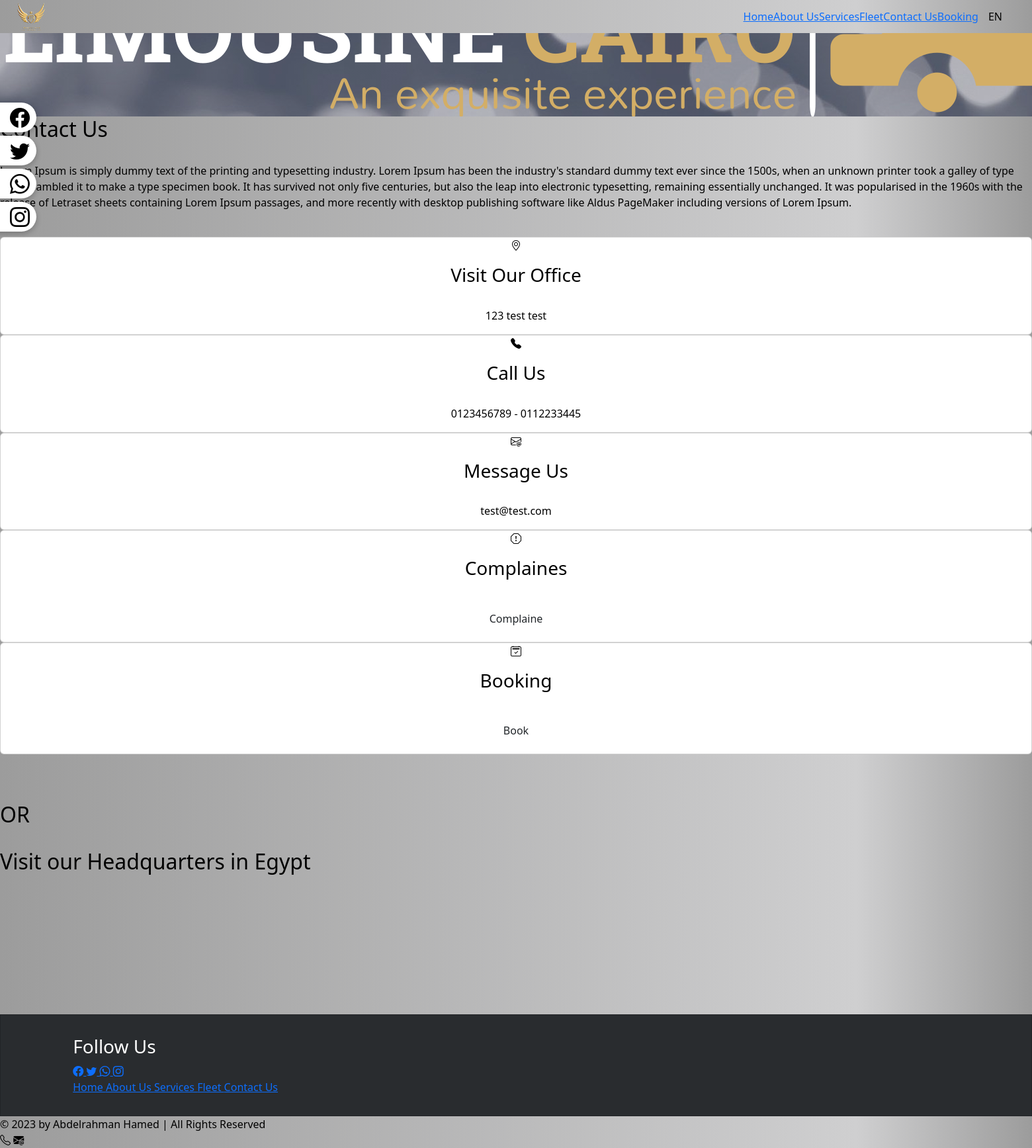
Page /contact-us on the committed database.
### lc_app/models.py (models this page shows, shortened)
class PagesInfo(models.Model):
    title = models.CharField(max_length=200)
    title_ar = models.CharField(max_length=200)
    description = models.TextField()
    description_ar = models.TextField()
    banner = ResizedImageField(quality=80, force_format='JPEG', upload_to=extras.PathRename('pages_banners'), storage=extras.OverwriteStorage())

class ContactInfo(models.Model):
    address = models.CharField(max_length=1000)
    address_ar = models.CharField(max_length=1000)
    phone_1 = models.CharField(max_length=11, validators=[RegexValidator(r'^\d{1,10}$')])
    phone_2 = models.CharField(max_length=11, validators=[RegexValidator(r'^\d{1,10}$')])
    email = models.EmailField(max_length=254)

class Map(models.Model):
    location_name = models.CharField(max_length=100, default='Office')
    link = models.CharField(max_length=1000)

### lc_app/views.py (the view)
# urls.py: path('contact-us', views.contact, name='contact-us'),
def contact(request):
    Map_obj = Map.objects.get(pk=1)
    context = {
        'Map': Map_obj
    }
    return render(request, 'contact.html', context)

### lc_app/context_processors.py (called while the page is built)
def common_data(request):
    contact_info = ContactInfo.objects.all().first()
    socials = Social.objects.all()
    pages_info = PagesInfo.objects.all()
    orders_filtered = Order.objects.filter(read=False)
    complains_filtered = Complain.objects.filter(read=False)
    show_notifications = False
    if orders_filtered.count() > 0 or complains_filtered.count() > 0 :
        show_notifications = True
    return {
        'show_notifications': show_notifications,
        'contact_info': contact_info,
        'pages_info': pages_info,
        'socials': socials
    }

### lc_app/templatetags/extras.py (called while the page is built)
def get_by_index(indexable, i):
    return indexable[i]

def get_social_link(indexable, title):
    return indexable.filter(title=title).values().first()['link']

### templates/contact.html (shortened to what this page needs)
{% load static %}
{% load extras %}
<!DOCTYPE html>
{% if request.COOKIES.language == "AR" %}
<html lang="ar" dir="rtl">
{% else %}
<html lang="en" dir="ltr">
{% endif %}
<head>
    <link rel="stylesheet" type="text/css" href="{% static 'limo_app/main/styles.css' %}">
    <link rel="stylesheet" type="text/css" href="{% static 'limo_app/section/styles.css' %}">
    <link rel="stylesheet" type="text/css" href="{% static 'limo_app/contact/styles.css' %}">
    <link rel="stylesheet" type="text/css" href="{% static 'limo_app/navbar/styles.css' %}">
    <link rel="stylesheet" type="text/css"
        href="{% static 'limo_app/libs/bootstrap-5.3.0-alpha1-dist/css/bootstrap.min.css' %}">
    <link rel="stylesheet" href="https://cdn.jsdelivr.net/npm/bootstrap-icons@1.10.3/font/bootstrap-icons.css">
    <link rel="stylesheet" href="https://cdnjs.cloudflare.com/ajax/libs/flag-icon-css/0.8.2/css/flag-icon.min.css">
</head>
<body>
    <div class="nav-wrapper h-100">
        {% include 'navbar.html' %}
    </div>
    <div class="body-wrapper menuDisplayed">
        <div id="main-body" class="main-body col-lg-12">
            {% with pages_info|get_by_index:3 as page%}
                <div class="parallax" style="background-image: linear-gradient(rgba(255, 255, 255, 0.3), rgba(255, 255, 255, 0.3)), url({{page.banner.url}});">
                    <img src="{% static 'limo_app/images/logo2.png' %}" alt="Contact LimousineCairo - تواصل مع ليموزين القاهرة">
                </div>
            {% endwith %}
            <div class="contact-comp">
                <h2>
                    {% with pages_info|get_by_index:3 as page%}
                        {% if request.COOKIES.language == "AR" %}
                            {{ page.title_ar }}
                        {% else %}
                            {{ page.title }}
                        {% endif %}
                    {% endwith %}
                </h2>
                <br>
                <p>
                    {% with pages_info|get_by_index:3 as page%}
                        {% if request.COOKIES.language == "AR" %}
                            {{ page.description_ar }}
                        {% else %}
                            {{ page.description }}
                        {% endif %}
                    {% endwith %}
                </p>
                <br>
                <div class="contact-container">
                    <div class="contact-item card text-center">
                        <i class="bi bi-geo-alt"></i>
                        <div class="card-body">
                            <h3>
                                {% if request.COOKIES.language == "AR" %}
                                    زر مقرنا
                                {% else %}
                                    Visit Our Office
                                {% endif %}
                            </h3>
                            <br>
                            <p class="card-text">
                                {% if request.COOKIES.language == "AR" %}
                                    {{contact_info.address_ar}}
                                {% else %}
                                    {{contact_info.address}}
                                {% endif %}
                            </p>
                        </div>
                    </div>
                    <div class="contact-item card text-center">
                        <i class="bi bi-telephone-fill"></i>
                        <div class="card-body">
                            <h3>
                                {% if request.COOKIES.language == "AR" %}
                                    اتصل بنا
                                {% else %}
                                    Call Us
                                {% endif %}
                            </h3>
                            <br>
                            <p class="card-text">
                                {{contact_info.phone_1}} - {{contact_info.phone_2}}
                            </p>
                        </div>
                    </div>
                    <div class="contact-item card text-center">
                        <i class="bi bi-envelope-at"></i>
                        <div class="card-body">
                            <h3>
                                {% if request.COOKIES.language == "AR" %}
                                    ارسل لنا
                                {% else %}
                                    Message Us
                                {% endif %}
                            </h3>
                            <br>
                            <p class="card-text">
                                {{contact_info.email}}
                            </p>
                        </div>
                    </div>
                </div>
                <div class="contact-container">
                    <div class="contact-item card text-center">
                        <i class="bi bi-exclamation-octagon"></i>
                        <div class="card-body">
                            <h3>
                                {% if request.COOKIES.language == "AR" %}
                                    شكواي
                                {% else %}
                                    Complaines
                                {% endif %}
                            </h3>
                            <br>
                            <div type="button" class="btn read-more-outter mt-2" onclick="showModal(2)">
                                {% if request.COOKIES.language == "AR" %}
                                    قدم شكوي
                                {% else %}
                                    Complaine
                                {% endif %}
                            </div>
                        </div>
                    </div>
                    <div class="contact-item card text-center">
                        <i class="bi bi-calendar2-check"></i>
                        <div class="card-body">
                            <h3>
                                {% if request.COOKIES.language == "AR" %}
                                    حجز رحلة
                                {% else %}
                                    Booking
                                {% endif %}
                            </h3>
                            <br>
                            <div type="button" class="btn read-more-outter mt-2" onclick="showModal(1)">
                                {% if request.COOKIES.language == "AR" %}
                                    احجز
                                {% else %}
                                    Book
                                {% endif %}
                            </div>
                        </div>
                    </div>
                </div>
                <br>
                <br>
                <br>
                <h2>
                    {% if request.COOKIES.language == "AR" %}
                        او
                    {% else %}
                        OR
                    {% endif %}
                </h2>
                <br>
                <h2>
                    {% if request.COOKIES.language == "AR" %}
                        يمكنك زيارة مقرنا الاساسي في مصر
                    {% else %}
                        Visit our Headquarters in Egypt
                    {% endif %}
                </h2>
                <br>
                <br>
                <iframe class="map" src="{{Map.link}}" allowfullscreen="true" loading="lazy"
></iframe>
            </div>
        </div>
        {% include 'footer.html' %}
    </div>
    {% include 'add-ons.html' %}
</body>
</html>

### static/limo_app/main/styles.css (style rules this page uses)
html { scroll-behavior: smooth; }
body { background: linear-gradient(90deg, rgba(156,156,156,1) 0%, rgba(207,207,208,1) 83%, rgba(156,156,156,1) 100%); color: black !important; }

### rows in the picture
PagesInfo: banner (picture), title "Contact Us", description "Lorem Ipsum is simply dummy text of the printing and typesetting industry. Lorem Ipsum has been the industry's standard dummy text ever since the 1500s, when an unknown printer took a galley of type and scrambled it to make a type specimen book. It has survived not only five centuries, but also the leap into electronic typesetting, remaining essentially unchanged. It was popularised in the 1960s with the release of Letraset sheets containing Lorem Ipsum passages, and more recently with desktop publishing software like Aldus PageMaker including versions of Lorem Ipsum."
ContactInfo: address "123 test test", phone_1 "0123456789", phone_2 "0112233445", email "test@test.com"
